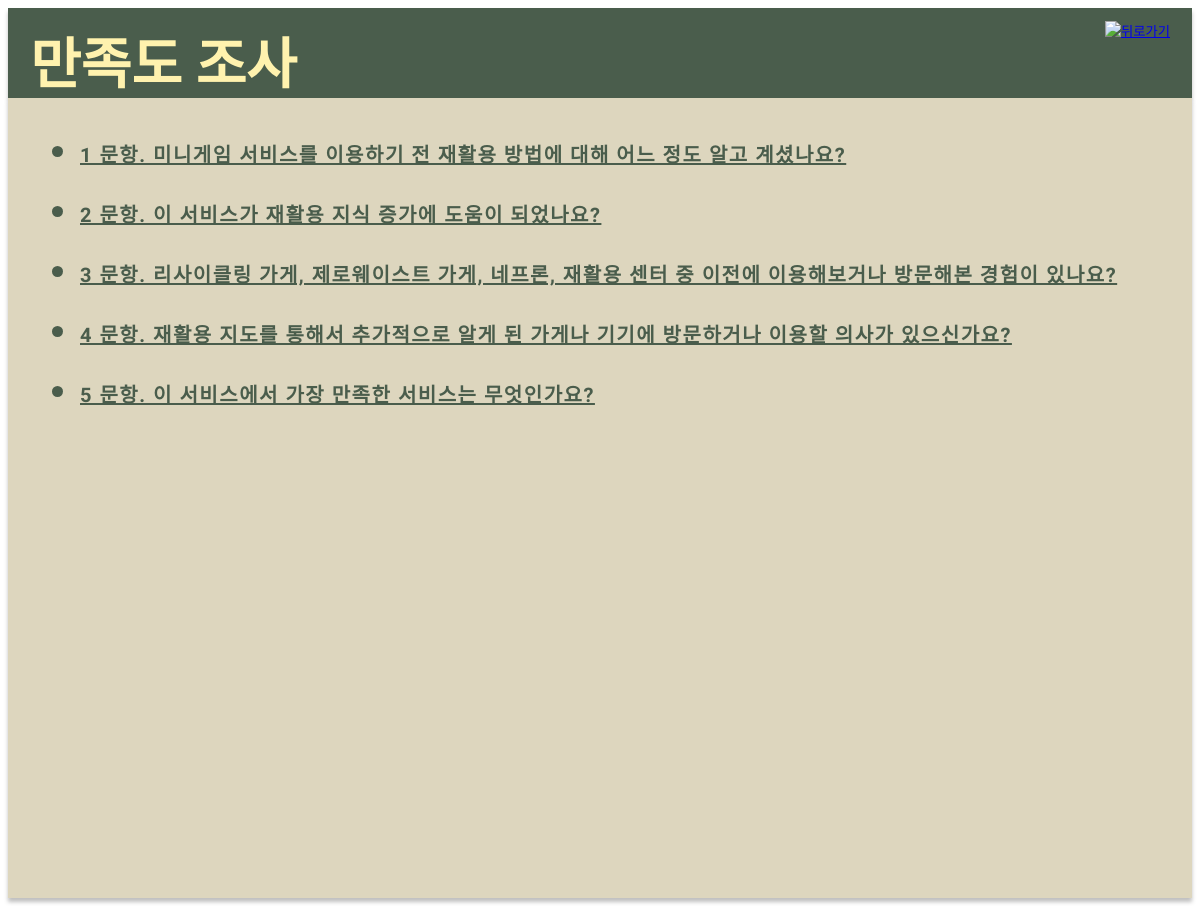
The app's page /survey/survey (signed in) with its own data.
### survey/models.py (models this page shows, shortened)
class Question(models.Model): #
    question_text = models.CharField(max_length=200)
    pub_data = models.DateTimeField('date published')

### survey/views.py (the view)
# urls.py: path('survey/', include('survey.urls')),
def survey(request):
    if check(request) == 'login':
        latest_question_list = Question.objects.order_by('pub_data')[:5]
        template = loader.get_template('survey.html')
        context = {
            'latest_question_list': latest_question_list,
        }
        return HttpResponse(template.render(context, request))
    else:
        messages.error(request, "챗봇을 이용하시려면 로그인이 필요해요.")
        return redirect('/polls/login')

### survey/views.py (called while the page is built)
def check(request):
    user_session = request.session.get('user_session', '')
    if user_session == '':
        return 'logout'
    else:
        return 'login'

### survey/templates/survey.html (shortened to what this page needs)
<!DOCTYPE html>
<head>
</head>
<body>
<div style="width: 100%; height: 90px; left: 0px; top: 0px; right: 0px; background: #4A5D4C; box-shadow: 0px 4px 4px rgba(0, 0, 0, 0.25)"></div>
<div style="left: 30px; top: 20px; position: absolute; color: #FFF2AE; font-size: 55px; font-family: 'Nanum Gothic', sans-serif; font-weight: 700; word-wrap: break-word">만족도 조사
</div>
<div>
    <a href="{% url 'home_login' %}"><button class="darken-image-button" type="button" style="background: none; border: none; padding: 0; right: 30px; top: 21px; position: absolute; "><img src="https://i.imgur.com/0Jz8ZBm.png" title="뒤로가기" alt="뒤로가기" style= "width: 65px; height: 65px; cursor: pointer;" /></a></button>
  </div>
<div style="width: 100%; height: 100vh; left: 0px; right: 0px; background: #DDD6BE; box-shadow: 0px 4px 4px rgba(0, 0, 0, 0.25)"></div>
<div style="left: 40px; top: 90px; position: absolute; color: #4A5D4C; font-size: 35px; font-family: 'Nanum Gothic', sans-serif; font-weight: 700; word-wrap: break-word">
    {% if latest_question_list %}
    <ul style="color: #4A5D4C;">
    {% for question in latest_question_list %}
    <div style="left: 0px;">
        <li><a style= "font-size: 20px; color: #4A5D4C; letter-spacing: 1.5px; line-height: 3;" href="{% url 'survey:detail' question.id %}">
            {{ question.question_text }}
        </a></li></div>
    {% endfor %}
    </ul>
    {% else %}
    <p>No survey are available.</p>
    {% endif %}
</div>
</body>

### records on screen
Question: question_text "1 문항. 미니게임 서비스를 이용하기 전 재활용 방법에 대해 어느 정도 알고 계셨나요?"
Question: question_text "2 문항. 이 서비스가 재활용 지식 증가에 도움이 되었나요?"
Question: question_text "3 문항. 리사이클링 가게, 제로웨이스트 가게, 네프론, 재활용 센터 중 이전에 이용해보거나 방문해본 경험이 있나요?"
Question: question_text "4 문항. 재활용 지도를 통해서 추가적으로 알게 된 가게나 기기에 방문하거나 이용할 의사가 있으신가요?"
Question: question_text "5 문항. 이 서비스에서 가장 만족한 서비스는 무엇인가요?"
